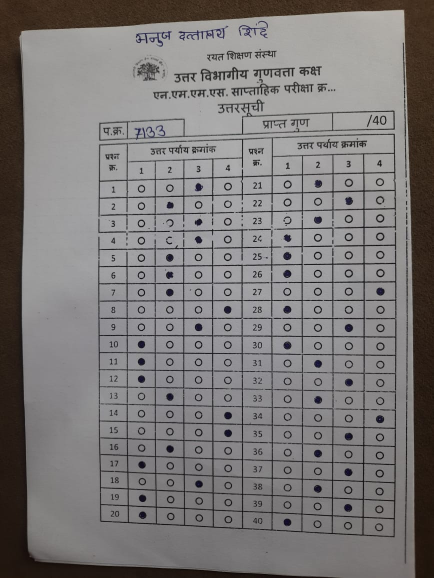
#> input picture SAMPLESSHEET/WhatsApp Image 2026-07-09 at 11.10.37.jpeg, 867 x 1156 px (shown at 1/2 size); its folder holds only this picture in this run
$ python test_sample_sheets.py   (older library calls are emulated)
#> lines starting #> are read from the running program, lines starting #| are printed output that depends on the picture; after the words box and inside, x2 and y2 are one past the last pixel; in counts of white or black regions, pixels touching at a corner belong together
### backend/omr_engine.py
"""
Core OMR detection engine calibrated for the NMMS-style answer sheet
(2 blocks of 20 questions x 4 options, circular bubbles, table-ruled).

Pipeline:
1. Load + auto-orient (EXIF) + resize
2. Locate the ruled answer-grid (largest line-grid contour)
3. Detect all bubble circles inside the grid (contour + circularity filter)
4. Cluster circle centers into a canonical 20-row x 8-column bubble grid
   (robust to missing/dashed lines - anchors on the bubbles themselves)
5. For each of the 160 bubble cells, compute a multi-metric fill score
6. Resolve each question -> answer option (1-4), flag blank/multiple
"""
import cv2
import numpy as np
from sklearn.cluster import KMeans
from dataclasses import dataclass, field
from typing import Optional


@dataclass
class BubbleResult:
    question: int
    selected: Optional[int]   # 1-4, None if blank
    is_multiple: bool
    multiple_options: list
    confidences: dict         # option -> fill confidence %
    flagged: bool = False
    flag_reason: str = ""


@dataclass
class ScanResult:
    answers: dict              # question -> BubbleResult
    quality: dict               # blur, brightness, etc.
    debug_image: Optional[np.ndarray] = None
    warnings: list = field(default_factory=list)


def load_image_exif_safe(path_or_bytes):
    """Load image respecting EXIF orientation."""
    if isinstance(path_or_bytes, (bytes, bytearray)):
        arr = np.frombuffer(path_or_bytes, np.uint8)
        img = cv2.imdecode(arr, cv2.IMREAD_COLOR)
    else:
        img = cv2.imread(path_or_bytes, cv2.IMREAD_COLOR)
    if img is None:
        raise ValueError("Could not decode image")
    return img


def blur_score(gray):
    return cv2.Laplacian(gray, cv2.CV_64F).var()


def resize_max(img, max_dim=1600):
    h, w = img.shape[:2]
    scale = max_dim / max(h, w)
    if scale < 1:
        img = cv2.resize(img, (int(w * scale), int(h * scale)))
    return img


def find_answer_grid_bbox(gray):
    """Find the bounding box of the ruled answer table using morphological
    horizontal/vertical line extraction."""
    h, w = gray.shape
    blur = cv2.GaussianBlur(gray, (5, 5), 0)
    th = cv2.adaptiveThreshold(blur, 255, cv2.ADAPTIVE_THRESH_GAUSSIAN_C,
                                cv2.THRESH_BINARY_INV, 25, 10)
    hk = cv2.getStructuringElement(cv2.MORPH_RECT, (max(20, w // 30), 1))
    horiz = cv2.dilate(cv2.erode(th, hk), hk)
    vk = cv2.getStructuringElement(cv2.MORPH_RECT, (1, max(20, h // 40)))
    vert = cv2.dilate(cv2.erode(th, vk), vk)
    grid = cv2.add(horiz, vert)
    contours, _ = cv2.findContours(grid, cv2.RETR_EXTERNAL, cv2.CHAIN_APPROX_SIMPLE)
    if not contours:
        return None
    contours = sorted(contours, key=cv2.contourArea, reverse=True)
    c = contours[0]
    x, y, ww, hh = cv2.boundingRect(c)
    # sanity: grid should be a big chunk of the image
    if ww * hh < 0.15 * w * h:
        return None
    return x, y, ww, hh


def detect_circles(roi_gray):
    """Detect circular bubble candidates within the answer-grid ROI."""
    blur = cv2.GaussianBlur(roi_gray, (5, 5), 0)
    th = cv2.adaptiveThreshold(blur, 255, cv2.ADAPTIVE_THRESH_GAUSSIAN_C,
                                cv2.THRESH_BINARY_INV, 21, 8)
    cnts, _ = cv2.findContours(th, cv2.RETR_LIST, cv2.CHAIN_APPROX_SIMPLE)
    h, w = roi_gray.shape
    # expected bubble radius: table is divided into ~10 cols x 21 rows
    approx_cell = min(w / 10, h / 21)
    r_lo, r_hi = approx_cell * 0.18, approx_cell * 0.42

    raw = []
    for c in cnts:
        area = cv2.contourArea(c)
        if area < 30:
            continue
        (cx, cy), radius = cv2.minEnclosingCircle(c)
        if radius < r_lo or radius > r_hi:
            continue
        circularity = area / (np.pi * radius * radius + 1e-5)
        if circularity < 0.45:
            continue
        raw.append((cx, cy, radius))

    # non-max suppression: merge near-duplicate detections (outer/inner contours)
    raw.sort(key=lambda t: -t[2])
    kept = []
    for cx, cy, r in raw:
        dup = False
        for kx, ky, kr in kept:
            if (cx - kx) ** 2 + (cy - ky) ** 2 < (max(r, kr) * 0.9) ** 2:
                dup = True
                break
        if not dup:
            kept.append((cx, cy, r))
    return kept


def cluster_grid(circles, n_rows=20, n_cols=8):
    """Cluster raw circle detections into a canonical row x col grid.
    Returns dict[(row,col)] -> (cx,cy,r) and calibration diagnostics."""
    if len(circles) < n_rows * n_cols * 0.5:
        raise ValueError(
            f"Only {len(circles)} bubble candidates found; expected ~{n_rows*n_cols}. "
            "Image quality too low for reliable detection."
        )

    pts = np.array([[c[0], c[1]] for c in circles])

    # cluster columns first (8 option-columns across 2 blocks)
    col_km = KMeans(n_clusters=n_cols, n_init=10, random_state=0).fit(pts[:, 0:1])
    col_centers = col_km.cluster_centers_.flatten()
    col_order = np.argsort(col_centers)
    col_rank = {old: new for new, old in enumerate(col_order)}
    col_labels = np.array([col_rank[l] for l in col_km.labels_])

    # cluster rows (20 question rows) using y only
    row_km = KMeans(n_clusters=n_rows, n_init=10, random_state=0).fit(pts[:, 1:2])
    row_centers = row_km.cluster_centers_.flatten()
    row_order = np.argsort(row_centers)
    row_rank = {old: new for new, old in enumerate(row_order)}
    row_labels = np.array([row_rank[l] for l in row_km.labels_])

    grid = {}
    for i, (cx, cy, r) in enumerate(circles):
        key = (row_labels[i], col_labels[i])
        # if collision keep the more "circular"/plausible one (first wins is fine
        # since duplicates already suppressed)
        if key not in grid:
            grid[key] = (cx, cy, r)

    return grid, sorted(row_centers[row_order]), sorted(col_centers[col_order])


def fill_metrics(gray_roi, cx, cy, r):
    """Compute fill confidence for a single bubble using multiple metrics."""
    h, w = gray_roi.shape
    x0, x1 = max(0, int(cx - r)), min(w, int(cx + r))
    y0, y1 = max(0, int(cy - r)), min(h, int(cy + r))
    patch = gray_roi[y0:y1, x0:x1]
    if patch.size == 0:
        return 0.0, 0.0

    mask = np.zeros(patch.shape, dtype=np.uint8)
    pcx, pcy = cx - x0, cy - y0
    inner_r = max(1, int(r * 0.72))  # avoid counting the printed ring itself
    cv2.circle(mask, (int(pcx), int(pcy)), inner_r, 255, -1)

    inner_pixels = patch[mask == 255]
    if inner_pixels.size == 0:
        return 0.0, 0.0

    mean_intensity = float(inner_pixels.mean())
    # local threshold: compare against the bubble's own local background sample
    ring_mask = np.zeros(patch.shape, dtype=np.uint8)
    cv2.circle(ring_mask, (int(pcx), int(pcy)), max(1, int(r * 0.95)), 255, -1)
    cv2.circle(ring_mask, (int(pcx), int(pcy)), inner_r, 0, -1)
    dark_ratio = float((inner_pixels < 150).sum()) / inner_pixels.size

    return mean_intensity, dark_ratio


def score_all_bubbles(gray_roi, grid, n_rows, n_cols):
    """Returns dict[(row,col)] -> confidence(0-100, higher = more filled)."""
    raw_scores = {}
    for (row, col), (cx, cy, r) in grid.items():
        mean_i, dark_ratio = fill_metrics(gray_roi, cx, cy, r)
        raw_scores[(row, col)] = (mean_i, dark_ratio)

    # normalize mean intensity per-row (handles lighting gradient across sheet)
    confidences = {}
    for row in range(n_rows):
        row_vals = [raw_scores[(row, c)][0] for c in range(n_cols) if (row, c) in raw_scores]
        if not row_vals:
            continue
        lo, hi = min(row_vals), max(row_vals)
        span = max(hi - lo, 1e-5)
        for col in range(n_cols):
            if (row, col) not in raw_scores:
                continue
            mean_i, dark_ratio = raw_scores[(row, col)]
            # darker (lower mean intensity) relative to row peers = more filled
            rel_fill = (hi - mean_i) / span
            score = 0.55 * rel_fill + 0.45 * dark_ratio
            confidences[(row, col)] = round(float(score) * 100, 1)
    return confidences


FILL_THRESHOLD = 42.0       # confidence % above which a bubble counts as marked
AMBIGUOUS_MARGIN = 12.0     # if 2nd place is within this margin of 1st -> multi-mark flag
# When exactly one option is marked but the runner-up option's fill score is
# within this margin of the chosen one, the answer is kept but flagged as a
# "low confidence" read so the teacher can double-check that single question.
LOW_CONFIDENCE_MARGIN = 15.0


def resolve_answers(confidences, n_rows=20, n_cols=8, block_size=4):
    """Convert per-bubble confidences into per-question answers.
    Columns 0-3 = block A (Q1-20), columns 4-7 = block B (Q21-40)."""
    results = {}
    for row in range(n_rows):
        for block, col_offset, q_offset in [(0, 0, 0), (1, 4, 20)]:
            qnum = row + 1 + q_offset
            opt_scores = {}
            for opt in range(4):
                col = col_offset + opt
                conf = confidences.get((row, col))
                if conf is not None:
                    opt_scores[opt + 1] = conf
            if not opt_scores:
                results[qnum] = BubbleResult(qnum, None, False, [], {}, True, "not detected")
                continue
            marked = [o for o, c in opt_scores.items() if c >= FILL_THRESHOLD]
            marked.sort(key=lambda o: -opt_scores[o])

            if len(marked) == 0:
                results[qnum] = BubbleResult(qnum, None, False, [], opt_scores, False, "blank")
            elif len(marked) == 1:
                chosen = marked[0]
                # runner-up (best non-chosen option) to gauge read confidence
                runner = max(
                    (c for o, c in opt_scores.items() if o != chosen), default=0.0
                )
                if opt_scores[chosen] - runner < LOW_CONFIDENCE_MARGIN:
                    # keep the answer but ask the teacher to double-check it
                    results[qnum] = BubbleResult(
                        qnum, chosen, False, [], opt_scores, True, "low confidence"
                    )
                else:
                    results[qnum] = BubbleResult(qnum, chosen, False, [], opt_scores)
            else:
                top, second = marked[0], marked[1]
                if opt_scores[top] - opt_scores[second] < AMBIGUOUS_MARGIN:
                    results[qnum] = BubbleResult(
                        qnum, None, True, marked, opt_scores, True, "multiple marks"
                    )
                else:
                    results[qnum] = BubbleResult(qnum, top, False, [], opt_scores)
    return results


def scan_omr_sheet(image_bytes_or_path, n_rows=20, n_cols=8, debug=False) -> ScanResult:
    img = load_image_exif_safe(image_bytes_or_path)
    img = resize_max(img, 1600)
    gray = cv2.cvtColor(img, cv2.COLOR_BGR2GRAY)

    warnings = []
    bscore = blur_score(gray)
    brightness = float(gray.mean())
    if bscore < 60:
        warnings.append(f"Image may be blurry (sharpness score {bscore:.0f}, recommend >60)")
    if brightness < 60:
        warnings.append("Image is quite dark; consider better lighting")
    if brightness > 220:
        warnings.append("Image is overexposed; consider reducing glare")

    bbox = find_answer_grid_bbox(gray)
    if bbox is None:
        raise ValueError("Could not locate the answer grid in this image. "
                          "Ensure the full sheet with its ruled table is visible.")
    x, y, w, h = bbox
    roi_gray = gray[y:y + h, x:x + w]

    circles = detect_circles(roi_gray)
    grid, row_centers, col_centers = cluster_grid(circles, n_rows, n_cols)

    confidences = score_all_bubbles(roi_gray, grid, n_rows, n_cols)
    answers = resolve_answers(confidences, n_rows, n_cols)

    debug_img = None
    if debug:
        debug_img = img.copy()
        for (row, col), (cx, cy, r) in grid.items():
            conf = confidences.get((row, col), 0)
            color = (0, 0, 255) if conf >= FILL_THRESHOLD else (0, 200, 0)
            cv2.circle(debug_img, (int(cx + x), int(cy + y)), int(r), color, 2)

    return ScanResult(answers=answers, quality={
        "blur_score": round(bscore, 1),
        "brightness": round(brightness, 1),
        "bubbles_detected": len(circles),
    }, debug_image=debug_img, warnings=warnings)

### backend/test_sample_sheets.py
"""
Real-sheet validation for the OMR engine.

Runs `scan_omr_sheet` over every image in `SAMPLESSHEET/` and reports, per
image: how many of the 160 bubbles were detected, the per-question answers,
and how many questions were flagged for teacher review (low confidence /
multiple marks / not detected).

It then measures ANSWER STABILITY across the near-duplicate frames (several
photos of the same physical sheet): for each question it takes the majority
answer across all frames and reports the % of (frame, question) reads that
agree with that majority. A high agreement means the scanner reads the same
sheet consistently regardless of the exact photo.

Run:  python test_sample_sheets.py
"""
import glob
import os
from collections import Counter

from omr_engine import scan_omr_sheet

SAMPLE_DIR = os.path.join(os.path.dirname(__file__), "..", "SAMPLESSHEET")


def main():
    files = sorted(glob.glob(os.path.join(SAMPLE_DIR, "*.jpeg")))
    if not files:
        print("No sample sheets found in", SAMPLE_DIR)
        return

    per_frame_answers = []
    print(f"Scanning {len(files)} sample sheet(s)\n")
    for f in files:
        try:
            r = scan_omr_sheet(f)
#> in load_image_exif_safe, img is the input picture: shape (1156, 867, 3); mean B, G, R 120.5, 121.1, 124.2
#> in scan_omr_sheet, `bscore = blur_score(gray)`: bscore = 1155.1
#> in scan_omr_sheet, `brightness = float(gray.mean())`: brightness = 122
#> in find_answer_grid_bbox, `th = cv2.adaptiveThreshold(blur, 255, cv2.ADAPTIVE_THRESH_GAUSSIAN_C, ..`:
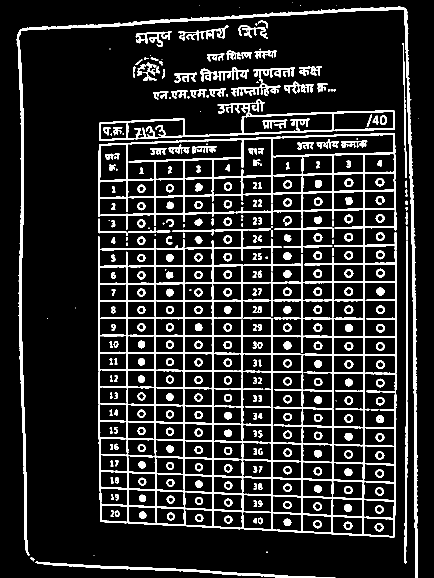
#> th: shape (1156, 867) (shown at 1/2 size); 13.8% white; 365 white regions (43 under 20 px), largest, box (x1, y1, x2, y2) and area: (196, 267, 794, 1075) 65488, (33, 13, 836, 1156) 15868, (198, 198, 790, 282) 5908
#> in find_answer_grid_bbox, `horiz = cv2.dilate(cv2.erode(th, hk), hk)`:
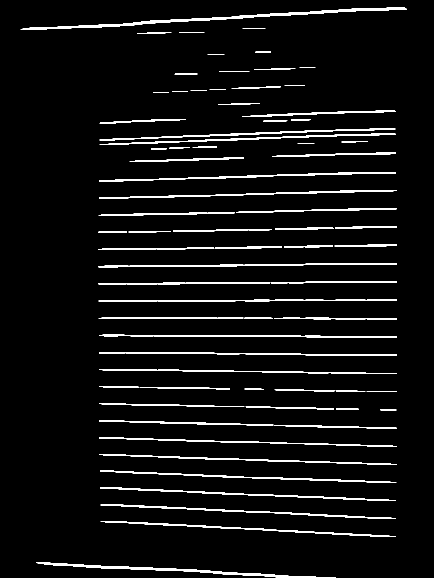
#> horiz: shape (1156, 867) (shown at 1/2 size); 5.2% white; 77 white regions, largest, box (x1, y1, x2, y2) and area: (41, 15, 814, 60) 3796, (72, 1125, 672, 1156) 2593, (198, 344, 792, 363) 1945
#> in find_answer_grid_bbox, `vert = cv2.dilate(cv2.erode(th, vk), vk)`:
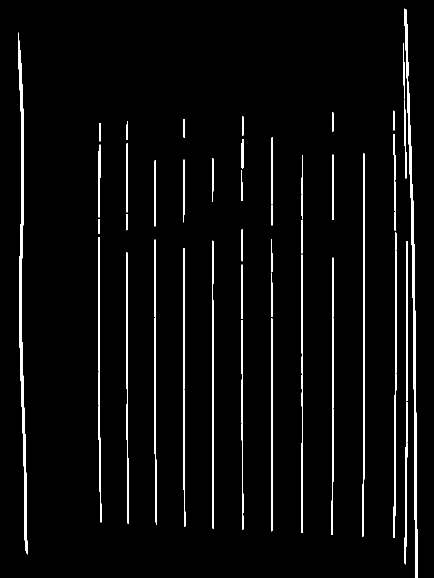
#> vert: shape (1156, 867) (shown at 1/2 size); 3.6% white; 43 white regions, largest, box (x1, y1, x2, y2) and area: (809, 17, 836, 1156) 5398, (36, 65, 55, 1109) 5269, (724, 307, 730, 1073) 2195
#> in find_answer_grid_bbox, `grid = cv2.add(horiz, vert)`:
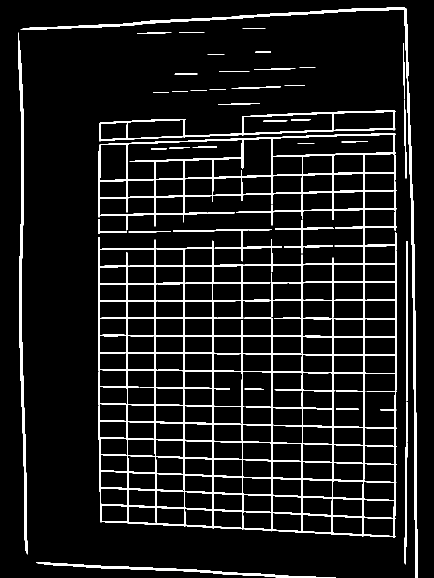
#> grid: shape (1156, 867) (shown at 1/2 size); 8.6% white; 37 white regions
#> in find_answer_grid_bbox, `contours, _ = cv2.findContours(grid, cv2.RETR_EXTERNAL, cv2.CHAIN_APPR..`: contours = 28 contours, 4 with area under 20; largest, box (x1, y1, x2, y2) and area: (196, 267, 794, 1076) 406882, (198, 221, 791, 283) 17924, (41, 15, 836, 1156) 7280, (36, 65, 55, 1109) 4225, (72, 1125, 672, 1156) 1993
#> in find_answer_grid_bbox, `c = contours[0]`: c = contour of 593 points, box (x1, y1, x2, y2) (196, 267, 794, 1076), area 406882
#> in find_answer_grid_bbox, `x, y, ww, hh = cv2.boundingRect(c)`: x = 196; y = 267; ww = 598; hh = 809
#> in scan_omr_sheet, `bbox = find_answer_grid_bbox(gray)`: bbox = (196, 267, 598, 809)
#> in scan_omr_sheet, `x, y, w, h = bbox`: x = 196; y = 267; w = 598; h = 809
#> in scan_omr_sheet, `roi_gray = gray[y:y + h, x:x + w]`:
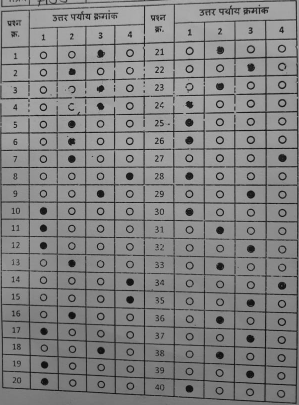
#> roi_gray: shape (809, 598) (shown at 1/2 size); min 0, max 193, mean 130.6
#> in detect_circles, `th = cv2.adaptiveThreshold(blur, 255, cv2.ADAPTIVE_THRESH_GAUSSIAN_C, ..`:
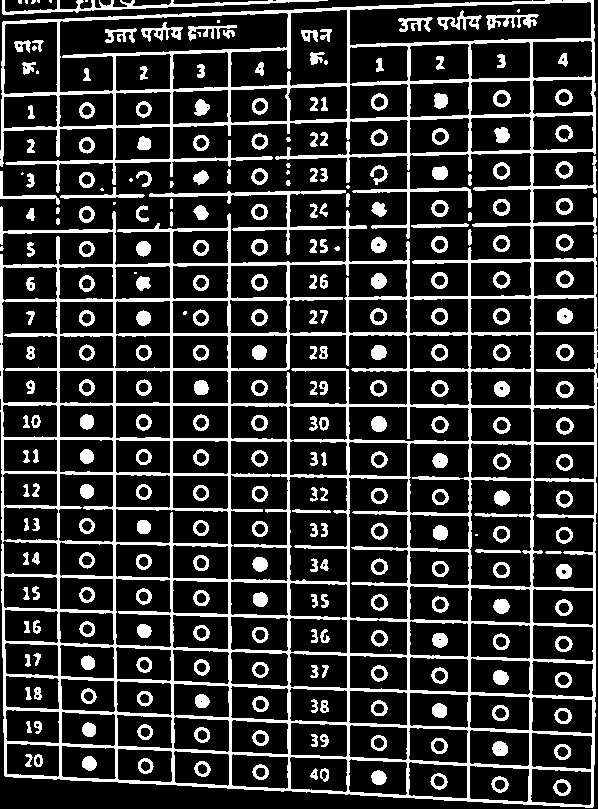
#> th: shape (809, 598); 20.9% white; 298 white regions (24 under 20 px)
#> in detect_circles, `cnts, _ = cv2.findContours(th, cv2.RETR_LIST, cv2.CHAIN_APPROX_SIMPLE)`: cnts = 608 contours, 69 with area under 20; largest, box (x1, y1, x2, y2) and area: (0, 0, 598, 808) 394926, (59, 12, 289, 93) 9804, (230, 334, 408, 406) 9646, (349, 1, 592, 46) 8653, (348, 477, 409, 620) 7813
#> the loop in detect_circles, `for c in cnts:` made 608 passes
#> (area, cx, cy, radius) on passes 1, 2, 5: (101, 561.8, 786.8, 6.37), (93, 499.5, 784.1, 5.9), (95.5, 438.5, 780.5, 6.04)
#> after the loop in detect_circles, `for c in cnts:`: raw = 158 items, first 6: (561.6, 787.4, 8.75), (499.5, 784, 8.56), (438.5, 781, 8.53), (378.4, 777.1, 7.68), (260.1, 772, 8.16), (202, 768.6, 8.16)
#> the loop in detect_circles, `for cx, cy, r in raw:` made 158 passes
#> (cx, cy, r) on passes 1 to 3: (564.2, 242.4, 8.94), (563.8, 169.3, 8.83), (564.4, 278.6, 8.78)
#> after the loop in detect_circles, `for cx, cy, r in raw:`: kept = 158 items, first 6: (564.2, 242.4, 8.94), (563.8, 169.3, 8.83), (564.4, 278.6, 8.78), (501.3, 98.23, 8.77), (501.3, 352.1, 8.77), (563.7, 133.1, 8.77)
#> in scan_omr_sheet, `circles = detect_circles(roi_gray)`: circles has the same summary as kept in detect_circles
#> in cluster_grid, `pts = np.array([[c[0], c[1]] for c in circles])`: pts = 158 pairs, first value 86 to 564.5, second value 97.19 to 787.4
#> in cluster_grid, `col_centers = col_km.cluster_centers_.flatten()`: col_centers = [200.8, 500.9, 86.83, 375.8, 563.6, 439.4, 259.4, 143.5]
#> in cluster_grid, `col_order = np.argsort(col_centers)`: col_order = [2, 7, 0, 6, 3, 5, 1, 4]
#> in cluster_grid, `col_rank = {old: new for new, old in enumerate(col_order)}`: col_rank = {2: 0, 7: 1, 0: 2, 6: 3, 3: 4, 5: 5, 1: 6, 4: 7}
#> in cluster_grid, `col_labels = np.array([col_rank[l] for l in col_km.labels_])`: col_labels = 158 values, max 7 at index 0, min 0 at index 60, mean 3.53
#> in cluster_grid, `row_centers = row_km.cluster_centers_.flatten()`: row_centers = 20 values, max 774.9 at index 10, min 103.7 at index 7, mean 440.5
#> in cluster_grid, `row_order = np.argsort(row_centers)`: row_order = 20 values, max 19 at index 18, min 0 at index 13, mean 9.5
#> in cluster_grid, `row_rank = {old: new for new, old in enumerate(row_order)}`: row_rank = 20 items
#> in cluster_grid, `row_labels = np.array([row_rank[l] for l in row_km.labels_])`: row_labels = 158 values, max 19 at index 8, min 0 at index 3, mean 9.63
#> the loop in cluster_grid, `for i, (cx, cy, r) in enumerate(circles):` made 158 passes
#> (cx, cy, r, key) on passes 1 to 3: (564.2, 242.4, 8.94, (4, 7)), (563.8, 169.3, 8.83, (2, 7)), (564.4, 278.6, 8.78, (5, 7))
#> after the loop in cluster_grid, `for i, (cx, cy, r) in enumerate(circles):`: grid = 157 items
#> in scan_omr_sheet, `grid, row_centers, col_centers = cluster_grid(circles, n_rows, n_cols)`: row_centers = [103.7, 139.1, 174.1, 209.6, 245.6, 281.1, 316.7, 352.2, 387.7, 423.3, 458.7, 494.6, 529.9, 565.4, 600.8, 636, 670.9, 705.6, 740.2, 774.9]; col_centers = [86.83, 143.5, 200.8, 259.4, 375.8, 439.4, 500.9, 563.6]
#> the loop in score_all_bubbles, `for (row, col), (cx, cy, r) in grid.items():` made 157 passes
#> (row, col, cx, cy, r) on passes 21 to 23: (9, 6, 501.4, 425, 8.65), (10, 6, 501.4, 461, 8.65), (2, 6, 501.2, 170.4, 8.64)
        except Exception as e:  # noqa: BLE001
            print(f"  {os.path.basename(f)[:34]:34}  ERROR: {e}")
            continue
        ans = {q: b.selected for q, b in r.answers.items()}
        flagged = sum(1 for b in r.answers.values() if b.flagged)
        reasons = Counter(b.flag_reason for b in r.answers.values() if b.flagged)
        per_frame_answers.append(ans)
        print(f"  {os.path.basename(f)[:34]:34}  "
              f"detected {r.quality['bubbles_detected']:3}/160  "
              f"flagged {flagged:2}  {dict(reasons)}")
#|   WhatsApp Image 2026-07-09 at 11.10  detected 158/160  flagged  0  {}

    # ---- pairwise similarity between frames ----
    # NOTE: the folder holds photos of DIFFERENT students' sheets, so a global
    # "majority answer" is not meaningful. Instead we report, for every pair of
    # frames, how many of the 40 answers coincide. Pairs that are actually the
    # SAME physical sheet photographed twice should score near 100% (that is the
    # real read-consistency signal); pairs of different sheets will score low.
    n = len(per_frame_answers)
    if n >= 2:
        best_pairs = []
        for i in range(n):
            for j in range(i + 1, n):
                a, b = per_frame_answers[i], per_frame_answers[j]
                qs = sorted(set(a) | set(b))
                same = sum(1 for q in qs if a.get(q) == b.get(q))
                best_pairs.append((100.0 * same / len(qs), i, j))
        best_pairs.sort(reverse=True)
        print("\nMost-similar frame pairs (candidate duplicates of one sheet):")
        for pct, i, j in best_pairs[:3]:
            print(f"  frame {i} vs frame {j}: {pct:.1f}% identical answers")


if __name__ == "__main__":
    main()
